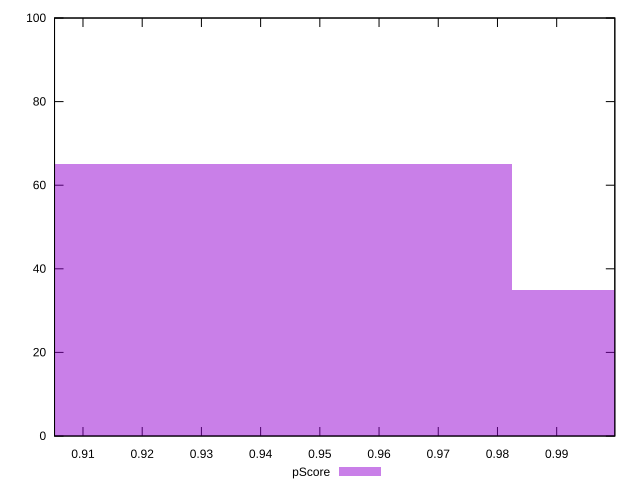

Recreate this plot in gnuplot.
reset

$pScore <<EOF
0.9431252915118505 65
1.0217190658045048 35
EOF

set key outside below
set boxwidth 0.07859377429265421
set xrange [0.9051945883487765:0.9998197447803028]
set yrange [0:100]
set trange [0:100]
set style fill transparent solid 0.5 noborder
set terminal svg size 640, 490 enhanced background rgb 'white'
set output "report/report_00029_2021-02-24T13-36-40.390Z/cumulative-layout-shift/samples/music/pScore/histogram.svg"

plot $pScore title "pScore" with boxes

reset
